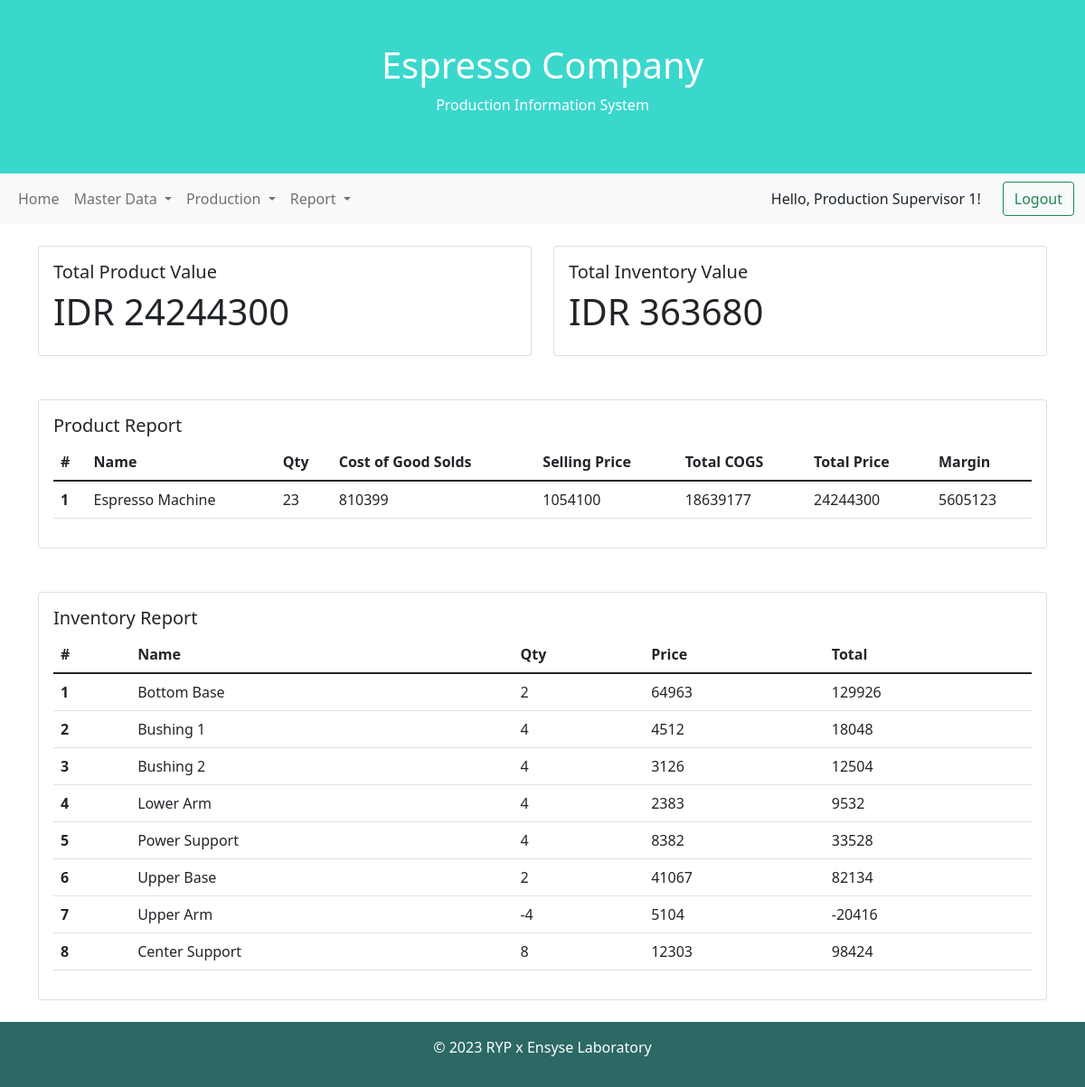
Screenshot of /report/accounting.php (signed in) with the database file from the repository.
### tables this page shows
CREATE TABLE `product` (
  `id` int(11) NOT NULL,
  `name` varchar(255) NOT NULL,
  `qty` int(11) NOT NULL,
  `cogs` bigint(20) NOT NULL,
  `selling_price` bigint(20) NOT NULL
);

CREATE TABLE `raw_material` (
  `id` int(11) NOT NULL,
  `name` varchar(255) NOT NULL,
  `qty` int(11) NOT NULL,
  `price` bigint(20) NOT NULL
);

### model/Product.php (called while the page is built, shortened)
<?php
class Product extends Database
{
	function __construct()
	{
		$this->connection = mysqli_connect($this->host, $this->username, $this->password, $this->database);
	}
	function productValues()
	{
		$query = "SELECT *,(qty*selling_price) as total,(cogs*qty) as total_cogs,((qty*selling_price)-(cogs*qty)) as margin FROM product";
		$data = mysqli_query($this->connection, $query);
		return $data;
	}
	function totalProductValues()
	{
		$query = "SELECT sum(qty*selling_price) FROM product";
		$data = mysqli_query($this->connection, $query);
		$total = mysqli_fetch_row($data);
		return $total[0];
	}
}

### model/RawMaterial.php (called while the page is built, shortened)
<?php
class RawMaterial extends Database
{
	function __construct()
	{
		$this->connection = mysqli_connect($this->host, $this->username, $this->password, $this->database);
	}
	function rawMaterialValues()
	{
		$query = "SELECT *,(qty*price) as total FROM raw_material";
		$data = mysqli_query($this->connection, $query);
		return $data;
	}
	function totalRawMaterialValues()
	{
		$query = "SELECT sum(qty*price) as total FROM raw_material";
		$data = mysqli_query($this->connection, $query);
		$total = mysqli_fetch_row($data);
		return $total[0];
	}
}

### report/accounting.php (the view, shortened to what this page needs)
<?php
include '../model/Product.php';
include '../model/RawMaterial.php';
$material = new RawMaterial();
$product = new Product();
$materials = $material->rawMaterialValues();
$material_value = $material->totalRawMaterialValues();
$products = $product->productValues();
$product_value = $product->totalProductValues();
?>
<!DOCTYPE html>
<html lang="en">
<head>
    <link href="https://cdn.jsdelivr.net/npm/bootstrap@5.1.3/dist/css/bootstrap.min.css" rel="stylesheet">
    <link rel="stylesheet" href="../style.css">
</head>
<body>
    <div class="container-fluid p-5 bg-blue text-white text-center">
        <h1>Espresso Company</h1>
        <p>Production Information System</p>
    </div>
    <div class="container mt-4">
        <div class="row mb-5">
            <div class="col-lg-6">
                <div class="card">
                    <div class="card-body">
                        <h5 class="card-title">Total Product Value</h5>
                        <h1 class ="text-mute">IDR <?= $product_value ?></h1>
                    </div>
                </div>
            </div>
            <div class="col-lg-6">
                <div class="card">
                    <div class="card-body">
                        <h5 class="card-title">Total Inventory Value</h5>
                        <h1 class ="text-mute">IDR <?= $material_value ?></h1>
                    </div>
                </div>
            </div>
        </div>
        <div class="row">
            <div class="col-lg-12">
                <div class="card">
                    <div class="card-body">
                        <div class="row">
                            <div class="col-6">
                                <h5 class="card-title">Product Report</h5>
                            </div>
                        </div>
                        <table class="table">
                            <thead>
                                <tr>
                                    <th scope="col">#</th>
                                    <th scope="col">Name</th>
                                    <th scope="col">Qty</th>
                                    <th scope="col">Cost of Good Solds</th>
                                    <th scope="col">Selling Price</th>
                                    <th scope="col">Total COGS</th>
                                    <th scope="col">Total Price</th>
                                    <th scope="col">Margin</th>
                                </tr>
                            </thead>
                            <tbody>
                                <?php $i = 1;
                                foreach ($products as $product) { ?>
                                    <tr>
                                        <th scope="row"><?= $i ?></th>
                                        <td><?= $product['name'] ?></td>
                                        <td><?= $product['qty'] ?></td>
                                        <td><?= $product['cogs'] ?></td>
                                        <td><?= $product['selling_price'] ?></td>
                                        <td><?= $product['total_cogs'] ?></td>
                                        <td><?= $product['total'] ?></td>
                                        <td><?= $product['margin'] ?></td>
                                    </tr>
                                <?php $i++;
                                } ?>
                            </tbody>
                        </table>
                    </div>
                </div>
            </div>
            <div class="col-lg-12 mt-5">
                <div class="card">
                    <div class="card-body">
                        <div class="row">
                            <div class="col-6">
                                <h5 class="card-title">Inventory Report</h5>
                            </div>
                        </div>
                        <table class="table">
                            <thead>
                                <tr>
                                    <th scope="col">#</th>
                                    <th scope="col">Name</th>
                                    <th scope="col">Qty</th>
                                    <th scope="col">Price</th>
                                    <th scope="col">Total</th>
                                </tr>
                            </thead>
                            <tbody>
                                <?php $i = 1;
                                foreach ($materials as $material) { ?>
                                    <tr>
                                        <th scope="row"><?= $i ?></th>
                                        <td><?= $material['name'] ?></td>
                                        <td><?= $material['qty'] ?></td>
                                        <td><?= $material['price'] ?></td>
                                        <td><?= $material['total'] ?></td>
                                    </tr>
                                <?php $i++;
                                } ?>
                            </tbody>
                        </table>
                    </div>
                </div>
            </div>
        </div>
    </div>
    <div class="mt-4 p-3 bg-green text-white text-center">
        <p>&copy 2023 RYP x Ensyse Laboratory</p>
    </div>
</body>
</html>

### style.css (style rules this page uses)
.bg-blue { background-color: #3ad7cd; }
.bg-green { background-color: #2C6965; }

### rows the page displays
product: name "Espresso Machine", qty "23", cogs "810399", selling_price "1054100", total_cogs "18639177", total "24244300", margin "5605123"
raw_material: name "Bottom Base", qty "2", price "64963", total "129926"
raw_material: name "Bushing 1", qty "4", price "4512", total "18048"
raw_material: name "Bushing 2", qty "4", price "3126", total "12504"
raw_material: name "Lower Arm", qty "4", price "2383", total "9532"
raw_material: name "Power Support", qty "4", price "8382", total "33528"
raw_material: name "Upper Base", qty "2", price "41067", total "82134"
raw_material: name "Upper Arm", qty "-4", price "5104", total "-20416"
raw_material: name "Center Support", qty "8", price "12303", total "98424"

### other values shown
$_SESSION['name'] "Production Supervisor 1"
$product_value "24244300"
$material_value "363680"
